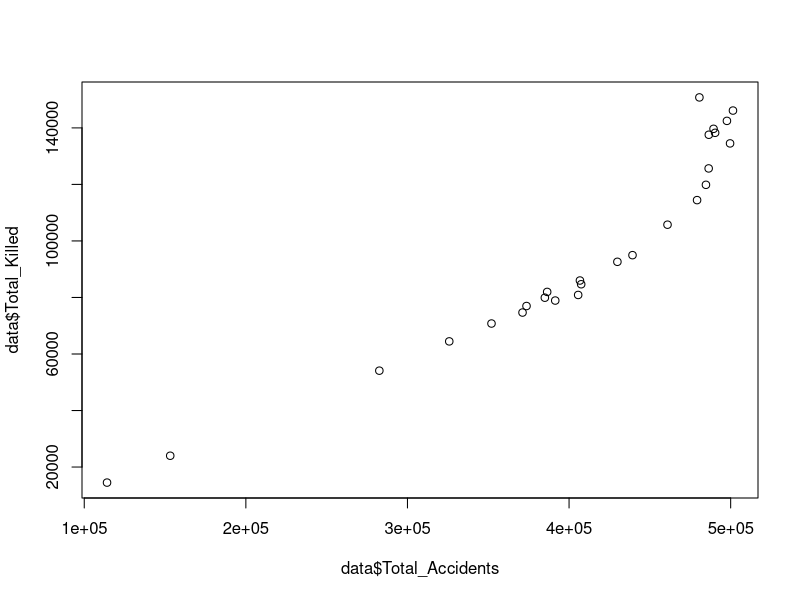
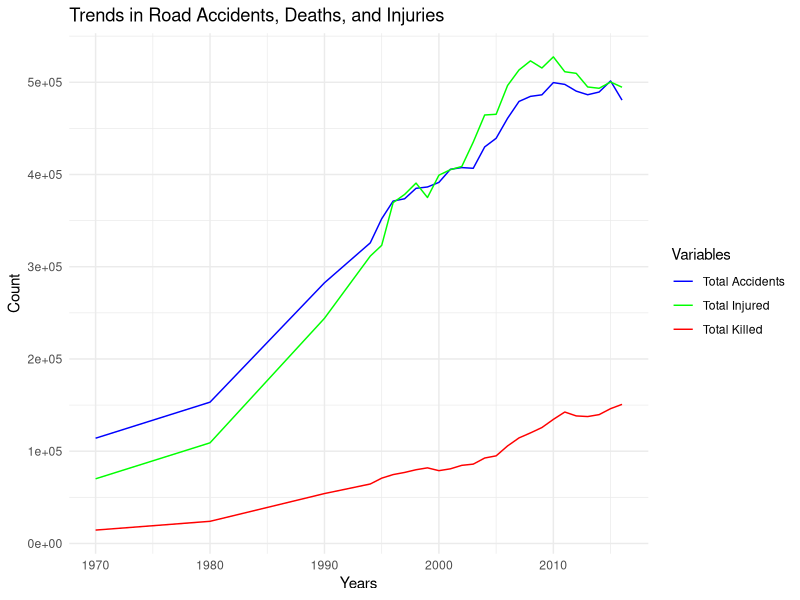
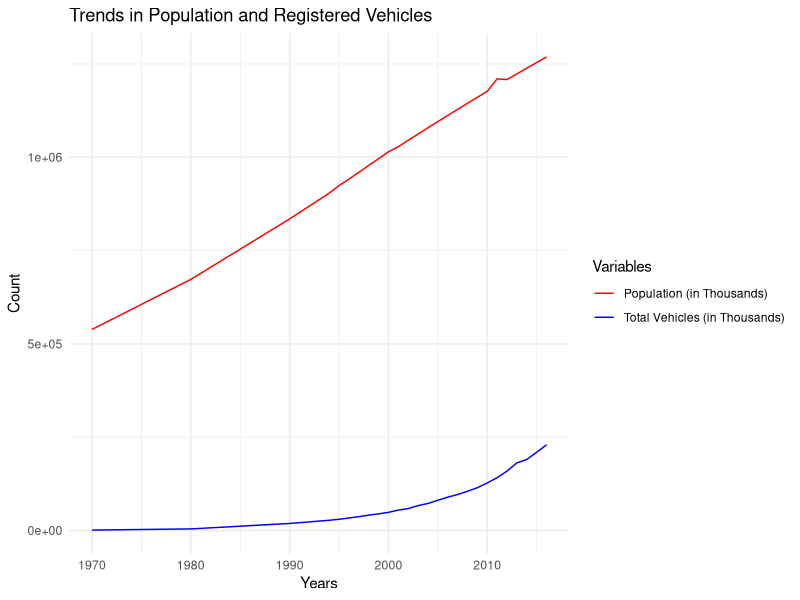
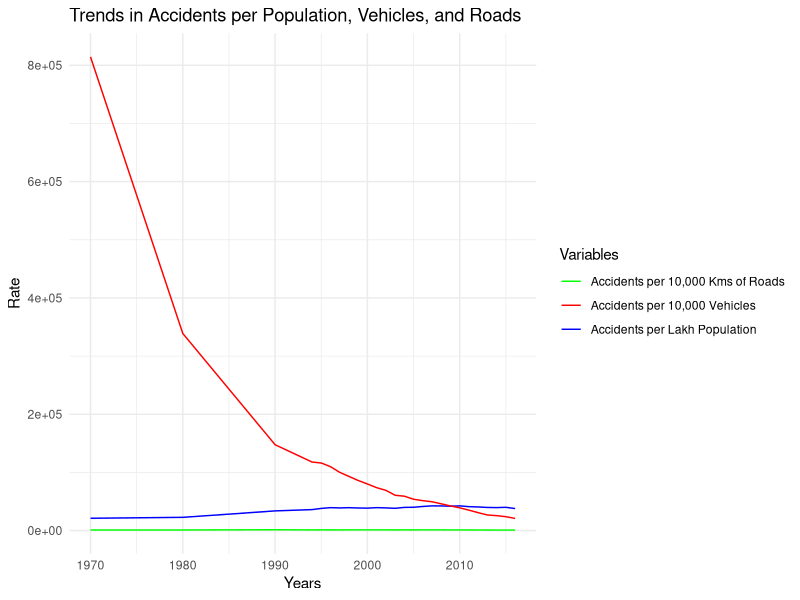

Here is the R script that generated these plots, in order:
# Install and load required libraries
suppressMessages(install.packages("ggplot2"))
suppressMessages(install.packages("tidyverse"))
suppressMessages(install.packages("caret"))
suppressMessages(install.packages("randomForest"))

suppressMessages(library(ggplot2))
#supressMessages(library(conflicted))
suppressMessages(library(tidyverse))
suppressMessages(library(caret))
suppressMessages(library(randomForest))

# conflict_prefer("filter", "dplyr") 
# # Choose dplyr's filter() over stats' filter()
# conflict_prefer("lag", "dplyr")
# # Create a data frame with the given data

data <- data.frame(
  Years = c(1970, 1980, 1990, 1994, 1995, 1996, 1997, 1998, 1999, 2000, 2001, 2002,
            2003, 2004, 2005, 2006, 2007, 2008, 2009, 2010, 2011, 2012, 2013, 2014,
            2015, 2016, 2017),
  Total_Accidents = c(114100, 153200, 282600, 325864, 351999, 371204, 373671, 385018,
                      386456, 391449, 405637, 407497, 406726, 429910, 439255, 460920,
                      479216, 484704, 486384, 499628, 497686, 490383, 486476, 489400,
                      501423, 480652, 464910),
  Total_Killed = c(14500, 24000, 54100, 64463, 70781, 74665, 76977, 79919, 81966,
                   78911, 80888, 84674, 85998, 92618, 94968, 105749, 114444, 119860,
                   125660, 134513, 142485, 138258, 137572, 139671, 146133, 150785,
                   147913),
  Total_Injured = c(70100, 109100, 244100, 311500, 323200, 369502, 378361, 390674,
                    375051, 399265, 405216, 408711, 435122, 464521, 465282, 496481,
                    513340, 523193, 515458, 527512, 511394, 509667, 494893, 493474,
                    500279, 494624, 470975),
  Population_Thousands = c(539000, 673000, 835000, 904000, 924359, 941579, 959792,
                           978081, 996130, 1014825, 1028610, 1045547, 1062388, 1079117,
                           1095722, 1112186, 1128521, 1144734, 1160813, 1176742, 1210193.4,
                           1208116, 1223581, 1238887, 1254019, 1268961, 1283601),
  Total_Vehicles_Thousands = c(1401, 4521, 19152, 27660, 30295, 33786, 37332, 41368,
                               44875, 48857, 54991, 58924, 67007, 72718, 81502, 89618,
                               96707, 105353, 114951, 127746, 141865.6, 159490.6, 181508,
                               190704, 210023, 230031, NA),
  Road_Length_Kms = c(1188728, 1491873, 1983867, 2890950, 2975035, 3202515, 3298788,
                      3228356, 3296650, 3316078, 3373520, 3426603, 3528654, 3621507,
                      3809156, 3880651, 4016401, 4109592, 4471510, 4582439, 4676838,
                      4865394, 5231922, 5402486, 5472144, 5603293, NA)
)
# Cleaning Noise
# Remove rows with missing values
data <- na.omit(data)

# Data visualization
p1 <- ggplot(data, aes(x = Years)) +
  geom_line(aes(y = Total_Accidents, color = "Total Accidents")) +
  geom_line(aes(y = Total_Killed, color = "Total Killed")) +
  geom_line(aes(y = Total_Injured, color = "Total Injured")) +
  labs(x = "Years", y = "Count", title = "Trends in Road Accidents, Deaths, and Injuries") +
  theme_minimal() +
  scale_color_manual(name = "Variables",
                     values = c("Total Accidents" = "blue", "Total Killed" = "red", "Total Injured" = "green"))

p2 <- ggplot(data, aes(x = Years)) +
  geom_line(aes(y = Total_Vehicles_Thousands, color = "Total Vehicles (in Thousands)")) +
  geom_line(aes(y = Population_Thousands, color = "Population (in Thousands)")) +
  labs(x = "Years", y = "Count", title = "Trends in Population and Registered Vehicles") +
  theme_minimal() +
  scale_color_manual(name = "Variables",
                     values = c("Total Vehicles (in Thousands)" = "blue", "Population (in Thousands)" = "red"))

# For the third plot, we'll calculate the rates instead of raw numbers to avoid Inf and NaN values
data <- data %>%
  mutate(Accidents_per_Lakh_Population = Total_Accidents / (Population_Thousands / 100000),
         Accidents_per_10000_Vehicles = Total_Accidents / (Total_Vehicles_Thousands / 10000),
         Accidents_per_10000_Kms_of_Roads = Total_Accidents / (Road_Length_Kms / 10000))

p3 <- ggplot(data, aes(x = Years)) +
  geom_line(aes(y = Accidents_per_Lakh_Population, color = "Accidents per Lakh Population")) +
  geom_line(aes(y = Accidents_per_10000_Vehicles, color = "Accidents per 10,000 Vehicles")) +
  geom_line(aes(y = Accidents_per_10000_Kms_of_Roads, color = "Accidents per 10,000 Kms of Roads")) +
  labs(x = "Years", y = "Rate", title = "Trends in Accidents per Population, Vehicles, and Roads") +
  theme_minimal() +
  scale_color_manual(name = "Variables",
                     values = c("Accidents per Lakh Population" = "blue", "Accidents per 10,000 Vehicles" = "red", "Accidents per 10,000 Kms of Roads" = "green"))

# Print the plots
plot(data$Total_Accidents,data$Total_Killed)
print(p1)
print(p2)
print(p3)

#Spliting the data in x and y

median_killed <- median(data$Total_Killed)
data$Severity <- factor(ifelse(data$Total_Killed >= median_killed, 1, 0), levels = c(1, 0))

#x stands for the features and y is target column
x<-select(data,-Total_Killed,-Severity)
y<-select(data,Severity)
# now spiliting the data
set.seed(9)
train_index <- sample(nrow(data), 0.1 * nrow(data))
#print(train_index)
x_train_data <- x[train_index, ]
x_test_data <- x[-train_index, ]
y_train_data<-y[train_index, ]
y_test_data<-y[-train_index, ]

# print(x)
# print(y)
model<-randomForest(x=x_train_data,y=y_train_data)
# Make predictions on the test set
predictions <- predict(model, newdata = x_test_data)

# Evaluate the model
conf_matrix <- confusionMatrix(predictions,y_test_data)
# Manually compute precision and recall for the "Severe" class
TP <- conf_matrix$table[1, 1]
FP <- sum(conf_matrix$table[, 1]) - TP
FN <- sum(conf_matrix$table[1, ]) - TP

precision <- TP / (TP + FP)
recall <- TP / (TP + FN)

# Print the evaluation metrics
accuracy <- conf_matrix$overall['Accuracy']
cat("Accuracy:", round(accuracy * 100, 2), "%\n")
cat("Precision:", round(precision * 100, 2), "%\n")
cat("Recall:", round(recall * 100, 2), "%\n")


